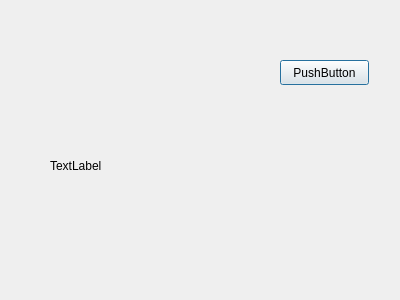
<?xml version="1.0" encoding="UTF-8"?>
<ui version="4.0">
 <class>Dialog</class>
 <widget class="QDialog" name="Dialog">
  <property name="geometry">
   <rect>
    <x>0</x>
    <y>0</y>
    <width>400</width>
    <height>300</height>
   </rect>
  </property>
  <property name="windowTitle">
   <string>Dialog</string>
  </property>
  <widget class="QLabel" name="video_label">
   <property name="geometry">
    <rect>
     <x>50</x>
     <y>90</y>
     <width>171</width>
     <height>151</height>
    </rect>
   </property>
   <property name="text">
    <string>TextLabel</string>
   </property>
  </widget>
  <widget class="QPushButton" name="video_button">
   <property name="geometry">
    <rect>
     <x>280</x>
     <y>60</y>
     <width>89</width>
     <height>25</height>
    </rect>
   </property>
   <property name="text">
    <string>PushButton</string>
   </property>
  </widget>
 </widget>
 <resources/>
 <connections/>
</ui>
